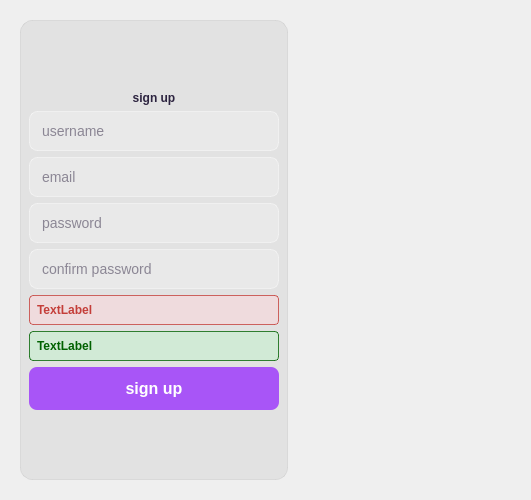
<?xml version="1.0" encoding="UTF-8"?>
<ui version="4.0">
 <class>signup_dialog</class>
 <widget class="QDialog" name="signup_dialog">
  <property name="geometry">
   <rect>
    <x>0</x>
    <y>0</y>
    <width>531</width>
    <height>500</height>
   </rect>
  </property>
  <property name="sizePolicy">
   <sizepolicy hsizetype="Fixed" vsizetype="Fixed">
    <horstretch>0</horstretch>
    <verstretch>0</verstretch>
   </sizepolicy>
  </property>
  <property name="minimumSize">
   <size>
    <width>531</width>
    <height>300</height>
   </size>
  </property>
  <property name="maximumSize">
   <size>
    <width>531</width>
    <height>500</height>
   </size>
  </property>
  <property name="windowTitle">
   <string>PhotoEz-signup</string>
  </property>
  <property name="styleSheet">
   <string notr="true">QDialog {
    background: qlineargradient(
        spread:pad,
        x1:0, y1:0, x2:1, y2:1,
        stop:0 #2C173A,
        stop:1 #0F0A12
    );
}

/* -----------------------------------------
   DIALOG BACKGROUND WIDGET
----------------------------------------- */
QWidget#bg_widget {
    /* Full dialog background */
    /* FIX: Switched to background-image and related properties for a full background cover */
    background-image: url(:/icons/assets/sunset_text.png);
    background-repeat: no-repeat;
    background-position: center;
    background-size: cover; /* Tries to cover the entire area, similar to stretch */
    border: none;
}

/* -----------------------------------------
   FORM WIDGET (on top of background)
----------------------------------------- */
QWidget#form_widget {
    background-color: rgba(220, 220, 220, 0.7); /* translucent grey */
    border: 1px solid rgba(200, 200, 200, 0.5); /* subtle border */
    border-radius: 12px;
    padding: 20px;
}

/* -----------------------------------------
   LABELS INSIDE FORM
----------------------------------------- */
QWidget#form_widget QLabel {
    background: transparent;  /* completely transparent, no outline */
    color: #2D2440;           /* dark text */
    font-weight: 500;
    padding: 0;               /* remove any extra spacing */
    border: none;             /* ensure no borders */
}

/* -----------------------------------------
   FORM INPUTS
----------------------------------------- */
QLineEdit, QTextEdit {
    background-color: rgba(255, 255, 255, 0.25);
    border: 1px solid rgba(255, 255, 255, 0.4);
    border-radius: 8px;
    padding: 10px;
    color: #2D2440;
    font-size: 14px;
}

QLineEdit:focus, QTextEdit:focus {
    background-color: rgba(255, 255, 255, 0.35);
    border: 1px solid rgba(220, 180, 230, 0.8);
}

/* -----------------------------------------
   SIGNUP BUTTON
----------------------------------------- */
QPushButton#signup_btn {
    background-color: #A855F7; /* solid purple */
    color: #FFFFFF;            /* white text */
    border: none;              /* clean look */
    border-radius: 8px;
    padding: 12px 20px;
    font-weight: 700;
    font-size: 16px;
}

QPushButton#signup_btn:hover {
    background-color: #C084FC; /* lighter purple on hover */
}

QPushButton#signup_btn:pressed {
    background-color: #9333EA; /* darker purple on press */
    /*transform: scale(0.97);*/
}
</string>
  </property>
  <layout class="QHBoxLayout" name="horizontalLayout">
   <item>
    <widget class="QWidget" name="bg_widget" native="true">
     <layout class="QHBoxLayout" name="horizontalLayout_2">
      <item>
       <widget class="QWidget" name="form_widget" native="true">
        <property name="sizePolicy">
         <sizepolicy hsizetype="Minimum" vsizetype="Preferred">
          <horstretch>0</horstretch>
          <verstretch>0</verstretch>
         </sizepolicy>
        </property>
        <property name="minimumSize">
         <size>
          <width>260</width>
          <height>0</height>
         </size>
        </property>
        <layout class="QVBoxLayout" name="verticalLayout">
         <item>
          <spacer name="verticalSpacer_2">
           <property name="orientation">
            <enum>Qt::Orientation::Vertical</enum>
           </property>
           <property name="sizeHint" stdset="0">
            <size>
             <width>20</width>
             <height>40</height>
            </size>
           </property>
          </spacer>
         </item>
         <item>
          <widget class="QLabel" name="sign_up_lbl">
           <property name="minimumSize">
            <size>
             <width>250</width>
             <height>0</height>
            </size>
           </property>
           <property name="maximumSize">
            <size>
             <width>250</width>
             <height>16777215</height>
            </size>
           </property>
           <property name="text">
            <string>sign up</string>
           </property>
           <property name="alignment">
            <set>Qt::AlignmentFlag::AlignCenter</set>
           </property>
          </widget>
         </item>
         <item>
          <widget class="QLineEdit" name="username_edt">
           <property name="sizePolicy">
            <sizepolicy hsizetype="Fixed" vsizetype="Fixed">
             <horstretch>0</horstretch>
             <verstretch>0</verstretch>
            </sizepolicy>
           </property>
           <property name="minimumSize">
            <size>
             <width>250</width>
             <height>0</height>
            </size>
           </property>
           <property name="maximumSize">
            <size>
             <width>250</width>
             <height>16777215</height>
            </size>
           </property>
           <property name="autoFillBackground">
            <bool>false</bool>
           </property>
           <property name="placeholderText">
            <string>username</string>
           </property>
          </widget>
         </item>
         <item>
          <widget class="QLineEdit" name="email_edt">
           <property name="sizePolicy">
            <sizepolicy hsizetype="Fixed" vsizetype="Fixed">
             <horstretch>0</horstretch>
             <verstretch>0</verstretch>
            </sizepolicy>
           </property>
           <property name="minimumSize">
            <size>
             <width>250</width>
             <height>0</height>
            </size>
           </property>
           <property name="maximumSize">
            <size>
             <width>250</width>
             <height>16777215</height>
            </size>
           </property>
           <property name="placeholderText">
            <string>email</string>
           </property>
          </widget>
         </item>
         <item>
          <widget class="QLineEdit" name="passwrd_edt">
           <property name="sizePolicy">
            <sizepolicy hsizetype="Fixed" vsizetype="Fixed">
             <horstretch>0</horstretch>
             <verstretch>0</verstretch>
            </sizepolicy>
           </property>
           <property name="minimumSize">
            <size>
             <width>250</width>
             <height>0</height>
            </size>
           </property>
           <property name="maximumSize">
            <size>
             <width>250</width>
             <height>16777215</height>
            </size>
           </property>
           <property name="echoMode">
            <enum>QLineEdit::EchoMode::Password</enum>
           </property>
           <property name="placeholderText">
            <string>password</string>
           </property>
          </widget>
         </item>
         <item>
          <widget class="QLineEdit" name="crm_passwrd_edt">
           <property name="sizePolicy">
            <sizepolicy hsizetype="Fixed" vsizetype="Fixed">
             <horstretch>0</horstretch>
             <verstretch>0</verstretch>
            </sizepolicy>
           </property>
           <property name="minimumSize">
            <size>
             <width>25</width>
             <height>0</height>
            </size>
           </property>
           <property name="maximumSize">
            <size>
             <width>250</width>
             <height>16777215</height>
            </size>
           </property>
           <property name="echoMode">
            <enum>QLineEdit::EchoMode::Password</enum>
           </property>
           <property name="placeholderText">
            <string>confirm password</string>
           </property>
          </widget>
         </item>
         <item>
          <widget class="QLabel" name="error_lbl">
           <property name="minimumSize">
            <size>
             <width>0</width>
             <height>30</height>
            </size>
           </property>
           <property name="styleSheet">
            <string notr="true">    background-color: rgba(248, 215, 218, 150); /* light red with 150/255 opacity */
    color: rgb(196, 62, 57);                              /* dark red text */
    border: 1px solid rgba(196, 62, 57, 200);  /* optional semi-transparent border */
    border-radius: 4px;
    padding: 2px 4px;
</string>
           </property>
           <property name="text">
            <string>TextLabel</string>
           </property>
           <property name="wordWrap">
            <bool>true</bool>
           </property>
          </widget>
         </item>
         <item>
          <widget class="QLabel" name="success_lbl">
           <property name="minimumSize">
            <size>
             <width>0</width>
             <height>30</height>
            </size>
           </property>
           <property name="styleSheet">
            <string notr="true">background-color: rgba(198, 239, 206, 150); /* light green with 150/255 opacity */
color: rgb(0, 97, 0);                        /* dark green text */
border: 1px solid rgba(0, 97, 0, 200);      /* optional semi-transparent border */
border-radius: 4px;
padding: 2px 4px;
</string>
           </property>
           <property name="text">
            <string>TextLabel</string>
           </property>
           <property name="wordWrap">
            <bool>true</bool>
           </property>
          </widget>
         </item>
         <item>
          <widget class="QPushButton" name="signup_btn">
           <property name="minimumSize">
            <size>
             <width>250</width>
             <height>0</height>
            </size>
           </property>
           <property name="maximumSize">
            <size>
             <width>250</width>
             <height>16777215</height>
            </size>
           </property>
           <property name="text">
            <string>sign up</string>
           </property>
          </widget>
         </item>
         <item>
          <spacer name="verticalSpacer">
           <property name="orientation">
            <enum>Qt::Orientation::Vertical</enum>
           </property>
           <property name="sizeHint" stdset="0">
            <size>
             <width>20</width>
             <height>40</height>
            </size>
           </property>
          </spacer>
         </item>
        </layout>
       </widget>
      </item>
      <item>
       <spacer name="horizontalSpacer">
        <property name="orientation">
         <enum>Qt::Orientation::Horizontal</enum>
        </property>
        <property name="sizeHint" stdset="0">
         <size>
          <width>40</width>
          <height>20</height>
         </size>
        </property>
       </spacer>
      </item>
     </layout>
    </widget>
   </item>
  </layout>
 </widget>
 <resources>
  <include location="../../resources.qrc"/>
 </resources>
 <connections/>
</ui>
